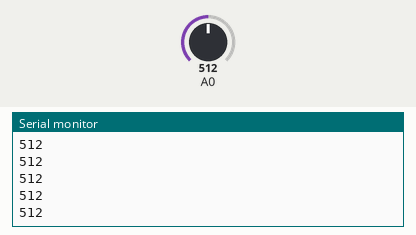
The sketch below on a simulated Arduino Uno, built with avr-gcc and run on an emulated ATmega328P. On the bench: the last lines printed to the serial monitor. The test bench sets the inputs (shaded band); at power-on: A0 = 512.

Above: at 1.2 s.
1.3 s: A0 set to 610
At 2.4 s:
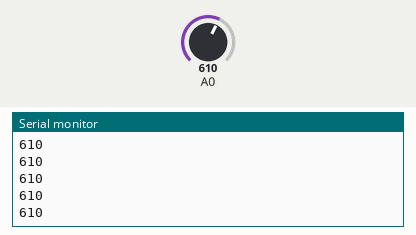
2.8 s: A0 set to 590
At 3.6 s:
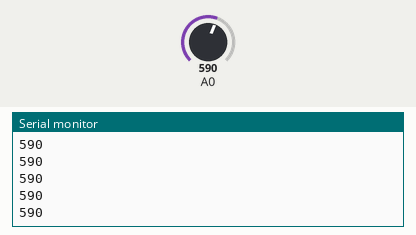
Timing chart, 0 to 5.8 s (numbered marks = the images above; inputs shaded):
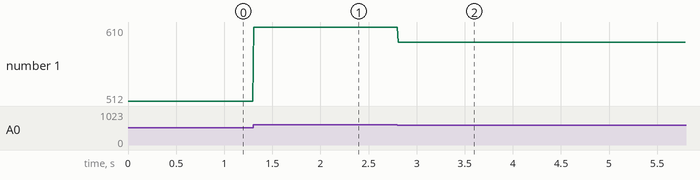

The sketch:

MQ3.ino
```cpp
void setup() {
  // put your setup code here, to run once:
  Serial.begin(115200);

  while(analogRead(A0)>600);
}

void loop() {
  // put your main code here, to run repeatedly:
  int alco;
  alco=analogRead(A0);
  Serial.println(alco);
  delay(10);
}
```

Measured:
- after the input at 1.3 s, the serial monitor: prints a new line at once (image 1)
- after the input at 2.8 s, the serial monitor: prints a new line at once (image 2)
- plotted number 1: 512 → 610 after the input at 1.3 s, 610 → 590 after the input at 2.8 s
